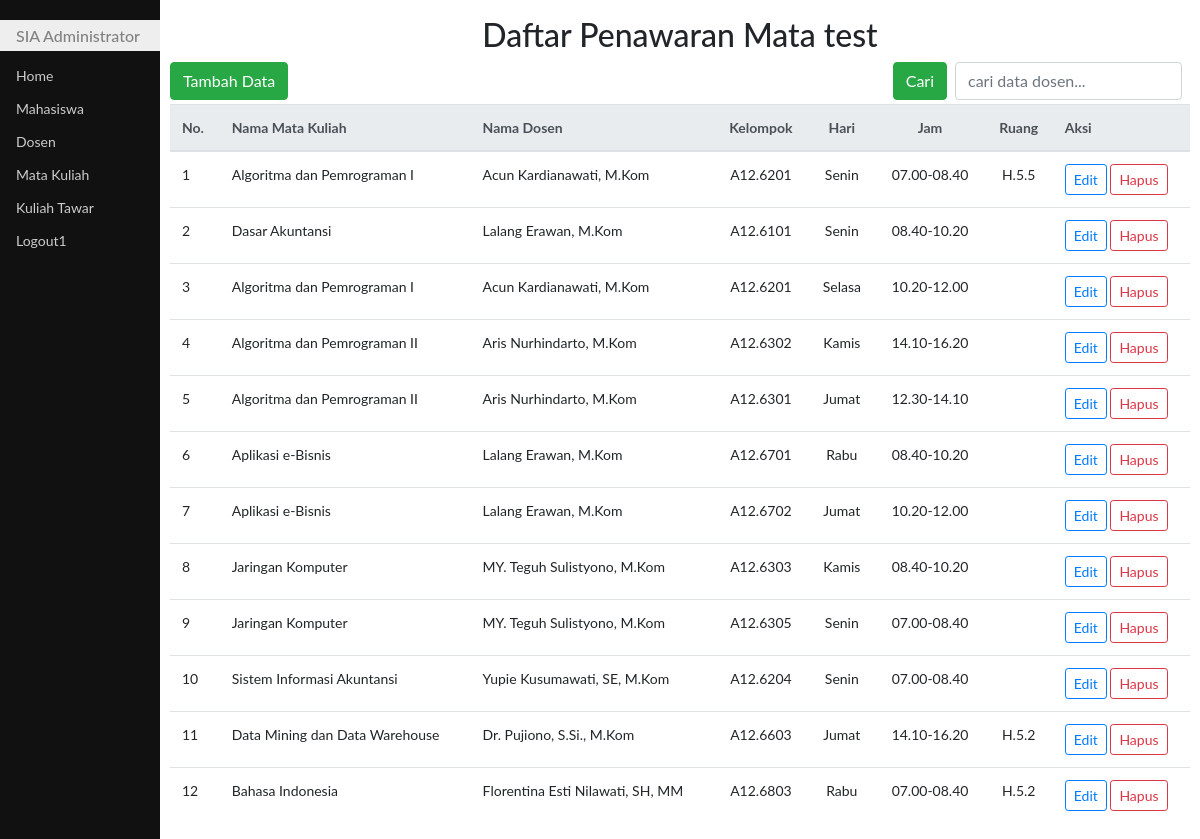
/updateTawar.php, run on the app's committed database.
### tables this page shows
CREATE TABLE `matkul` (
  `idmatkul` char(10) NOT NULL,
  `namamatkul` varchar(50) DEFAULT NULL,
  `sks` int(2) DEFAULT NULL,
  `jns` char(3) DEFAULT NULL,
  `smt` varchar(10) DEFAULT NULL,
  PRIMARY KEY (`idmatkul`)
);

CREATE TABLE `dosen` (
  `npp` char(16) NOT NULL,
  `namadosen` varchar(50) DEFAULT NULL,
  `homebase` char(10) DEFAULT NULL,
  PRIMARY KEY (`npp`)
);

CREATE TABLE `kultawar` (
  `idkultawar` int(11) NOT NULL AUTO_INCREMENT,
  `idmatkul` char(10) DEFAULT NULL,
  `npp` char(16) DEFAULT NULL,
  `klp` char(10) DEFAULT NULL,
  `hari` varchar(10) DEFAULT NULL,
  `jamkul` char(13) DEFAULT NULL,
  `ruang` char(6) DEFAULT NULL,
  PRIMARY KEY (`idkultawar`)
);

### fungsi.php (called while the page is built, shortened)
<?php
function enkripsiurl($id){
    $enc = base64_encode(rand() * strtotime(date("H:i:s"))."-".$id);
    return $enc;
}

### updateTawar.php (the view, shortened to what this page needs)
<!DOCTYPE html>
<html>
<head>
	<link rel="stylesheet" type="text/css" href="bootstrap4/css/bootstrap.css">
	<link rel="stylesheet" type="text/css" href="css/styleku.css">
	<link rel="stylesheet" href="https://use.fontawesome.com/releases/v5.7.0/css/all.css">
</head>
<body>
	<?php
	require "fungsi.php";
	$awalData = 0;
	$sql = "select * from matkul a JOIN kultawar b ON (a.idmatkul = b.idmatkul) JOIN dosen c ON (c.npp=b.npp)";
	$hasil = mysqli_query($koneksi, $sql) or die(mysqli_error($koneksi));
	?>
	<div class="utama">
		<h2 class="text-center mt-3">Daftar Penawaran Mata test</h2>
		<span class="float-left">
			<a class="btn btn-success" href="addTawar.php">Tambah Data</a>
		</span>
		<span class="float-right">
			<form action="" method="post" class="form-inline">
				<button class="btn btn-success" type="submit">Cari</button>
				<input class="form-control mr-2 ml-2" type="text" name="cari" placeholder="cari data dosen..." autocomplete="off">
			</form>
		</span>
		<br><br>
		<table class="table table-hover">
			<thead class="thead-light">
				<tr>
					<th>No.</th>
					<th>Nama Mata Kuliah</th>
					<th>Nama Dosen</th>
					<th style="text-align: center">Kelompok</th>
					<th style="text-align: center">Hari</th>
					<th style="text-align: center">Jam</th>
					<th style="text-align: center">Ruang</th>
					<th>Aksi</th>
				</tr>
			</thead>
			<tbody>
				<?php
				if (mysqli_num_rows($hasil) == 0) {
				?>
					<tr>
						<th colspan="6">
							<div class="alert alert-info alert-dismissible fade show text-center">
								Data tidak ada
							</div>
						</th>
					</tr>
					<?php
				} else {
					$no = $awalData + 1;
					while ($row = mysqli_fetch_assoc($hasil)) {
					?>
						<tr>
							<td><?php echo $no ?></td>
							<td style="text-align: left"><?php echo $row["namamatkul"] ?></td>
							<td style="text-align: left"><?php echo $row["namadosen"] ?></td>
							<td style="text-align: center"><?php echo $row["klp"] ?></td>
							<td style="text-align: center"><?php echo $row["hari"] ?></td>
							<td style="text-align: center"><?php echo $row["jamkul"] ?></td>
							<td style="text-align: center"><?php echo $row["ruang"] ?></td>
							<td>
								<a class="btn btn-outline-primary btn-sm" href="editTawar.php?kode=<?php echo enkripsiurl($row['idkultawar']) ?>">Edit</a>
								<a class="btn btn-outline-danger btn-sm" href="hpsTawar.php?kode=<?php echo enkripsiurl($row['idkultawar']) ?>" id="linkHps" onclick="return confirm('Yakin dihapus nih?')">Hapus</a>
							</td>
						</tr>
				<?php
						$no++;
					}
				}
				?>
			</tbody>
		</table>
	</div>
</body>

### css/styleku.css (style rules this page uses)
body { font-family: "Lato", sans-serif; }
.menusamping { height: 100%; width: 160px; position: fixed; z-index: 1; top: 0; left: 0; background-color: #111; overflow-x: hidden; padding-top: 20px; }
.menusamping a { padding: 6px 8px 6px 16px; text-decoration: none; font-size: 14px; color: #ccc; display: block; }
.menusamping h1 { padding: 6px 8px 6px 16px; text-decoration: none; font-size: 16px; color: #818181; background-color:#eee; display: block; }
.utama { margin-left: 160px; font-size: 14px; padding: 0px 10px; }

### data on the page
matkul: namamatkul "Algoritma dan Pemrograman I", dosen.namadosen "Acun Kardianawati, M.Kom", kultawar.klp "A12.6201", kultawar.hari "Senin", kultawar.jamkul "07.00-08.40", kultawar.ruang "H.5.5", kultawar.hari "Selasa", kultawar.jamkul "10.20-12.00"
matkul: namamatkul "Dasar Akuntansi", dosen.namadosen "Lalang Erawan, M.Kom", kultawar.klp "A12.6101", kultawar.hari "Senin", kultawar.jamkul "08.40-10.20"
matkul: namamatkul "Algoritma dan Pemrograman II", dosen.namadosen "Aris Nurhindarto, M.Kom", kultawar.klp "A12.6302", kultawar.hari "Kamis", kultawar.jamkul "14.10-16.20", kultawar.klp "A12.6301", kultawar.hari "Jumat", kultawar.jamkul "12.30-14.10"
matkul: namamatkul "Aplikasi e-Bisnis", dosen.namadosen "Lalang Erawan, M.Kom", kultawar.klp "A12.6701", kultawar.hari "Rabu", kultawar.jamkul "08.40-10.20", kultawar.klp "A12.6702", kultawar.hari "Jumat", kultawar.jamkul "10.20-12.00"
matkul: namamatkul "Jaringan Komputer", dosen.namadosen "MY. Teguh Sulistyono, M.Kom", kultawar.klp "A12.6303", kultawar.hari "Kamis", kultawar.jamkul "08.40-10.20", kultawar.klp "A12.6305", kultawar.hari "Senin", kultawar.jamkul "07.00-08.40"
matkul: namamatkul "Sistem Informasi Akuntansi", dosen.namadosen "Yupie Kusumawati, SE, M.Kom", kultawar.klp "A12.6204", kultawar.hari "Senin", kultawar.jamkul "07.00-08.40"
matkul: namamatkul "Data Mining dan Data Warehouse", dosen.namadosen "Dr. Pujiono, S.Si., M.Kom", kultawar.klp "A12.6603", kultawar.hari "Jumat", kultawar.jamkul "14.10-16.20", kultawar.ruang "H.5.2"
matkul: namamatkul "Bahasa Indonesia", dosen.namadosen "Florentina Esti Nilawati, SH, MM", kultawar.klp "A12.6803", kultawar.hari "Rabu", kultawar.jamkul "07.00-08.40", kultawar.ruang "H.5.2"
